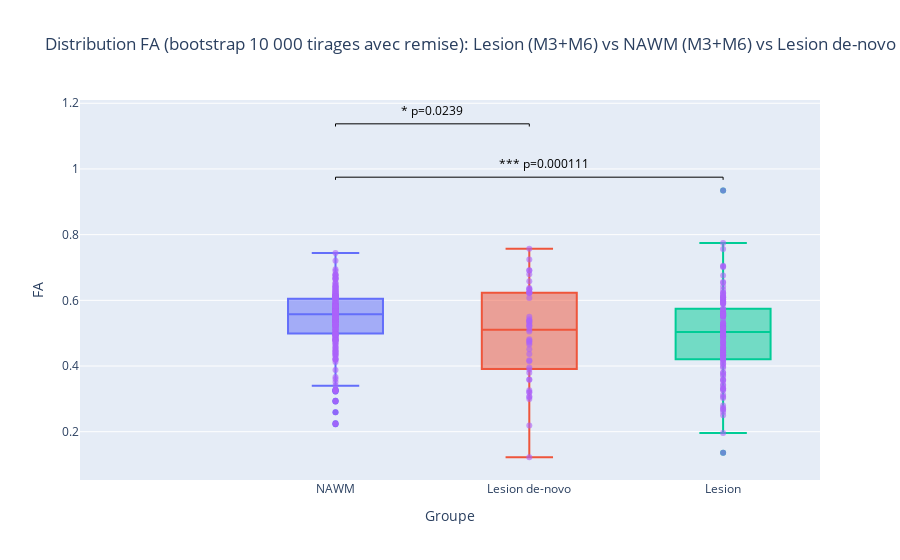

Write notebook code for a chart like this one.
### Code cell
from scipy.stats import ttest_ind

# Boxplot + scatter (jittered) for FA groups with significance annotation (star + p-value)
# Utilise les variables déjà présentes dans le notebook (df_M3M6_filtered, etc.)

import plotly.express as px

# Construire le DataFrame concaténé FA (si df_fa n'existe pas)
try:
    df_fa  # use if already defined
except NameError:
    fa_lesion = pd.concat([df_M3M6_filtered["mean_fa_lesion_M3"].dropna(), df_M3M6_filtered["mean_fa_lesion_M6"].dropna()])
    fa_nawm = pd.concat([df_M3M6_filtered["mean_fa_nawm_M3"].dropna(), df_M3M6_filtered["mean_fa_nawm_M6"].dropna()])
    fa_denovo = df_M3M6_filtered["mean_faM3_lesion_M6_denovo"].dropna()

    subjects_lesion = pd.concat([
        df_M3M6_filtered.loc[df_M3M6_filtered["mean_fa_lesion_M3"].notna(), "Subject"],
        df_M3M6_filtered.loc[df_M3M6_filtered["mean_fa_lesion_M6"].notna(), "Subject"]
    ]).reset_index(drop=True)
    subjects_nawm = pd.concat([
        df_M3M6_filtered.loc[df_M3M6_filtered["mean_fa_nawm_M3"].notna(), "Subject"],
        df_M3M6_filtered.loc[df_M3M6_filtered["mean_fa_nawm_M6"].notna(), "Subject"]
    ]).reset_index(drop=True)
    subjects_denovo = df_M3M6_filtered.loc[df_M3M6_filtered["mean_faM3_lesion_M6_denovo"].notna(), "Subject"].reset_index(drop=True)

    df_fa = pd.DataFrame({
        "FA": pd.concat([fa_nawm, fa_denovo, fa_lesion], ignore_index=True),
        "Groupe": (["NAWM"] * len(fa_nawm)) + (["Lesion de-novo"] * len(fa_denovo)) + (["Lesion"] * len(fa_lesion)),
        "Subject": pd.concat([subjects_nawm, subjects_denovo, subjects_lesion], ignore_index=True)
    })

# Ordre des groupes désiré
group_order = ["NAWM", "Lesion de-novo", "Lesion"]

# Figure: box + jittered points
fig = px.box(
    df_fa, x="Groupe", y="FA", color="Groupe",
    category_orders={"Groupe": group_order},
    # points="all",  # montre les points (scatter) sur le boxplot
    title="Distribution FA (bootstrap 10 000 tirages avec remise): Lesion (M3+M6) vs NAWM (M3+M6) vs Lesion de-novo "
)
# fig.update_traces(jitter=0.4, marker=dict(opacity=0.7, size=6))
fig.add_scatter(
    x=df_fa["Groupe"],
    y=df_fa["FA"],
    mode='markers',
    marker=dict(size=6, opacity=0.6),
    text=df_fa["Subject"],
    hovertemplate='Subject=%{text}<br>FA=%{y}<extra></extra>',
    showlegend=False
)

# Tests statistiques (t-tests indépendants, deux côtés)
comparisons = [("Lesion", "NAWM"), ("Lesion de-novo", "NAWM"), ("Lesion de-novo", "Lesion")]
y_max = df_fa["FA"].max()
y_min = df_fa["FA"].min()
y_range = y_max - y_min if (y_max - y_min) != 0 else 1e-3
print(f"FA range: min={y_min}, max={y_max}, range={y_range}")
start_height = y_max + 0.05 * y_range
step = 0.2 * y_range

annot_height = start_height
for a, b in comparisons:
    vals_a = df_fa.loc[df_fa["Groupe"] == a, "FA"].dropna()
    vals_b = df_fa.loc[df_fa["Groupe"] == b, "FA"].dropna()
    if len(vals_a) == 0 or len(vals_b) == 0:
        annot_height += step
        continue
    t_stat, p_val = ttest_ind(vals_a, vals_b, equal_var=False)
    # n.s. ignored per user request: annotate only if significant (p < 0.05)
    if p_val < 0.05:
        # significance stars
        if p_val < 0.001:
            star = "                                                                                                                                           ***"
        elif p_val < 0.01:
            star = "                                                **"
        else:
            star = "                                                                *"
        # horizontal line between groups
        fig.add_shape(
            dict(type="line",
                 xref="x", yref="y",
                 x0=a, x1=b,
                 y0=annot_height, y1=annot_height,
                 line=dict(color="black", width=1))
        )
        # small vertical ticks
        fig.add_shape(dict(type="line", xref="x", yref="y", x0=a, x1=a, y0=annot_height, y1=annot_height - (0.01*y_range),
                           line=dict(color="black", width=1)))
        fig.add_shape(dict(type="line", xref="x", yref="y", x0=b, x1=b, y0=annot_height, y1=annot_height - (0.01*y_range),
                           line=dict(color="black", width=1)))
        # annotation with star and p-value
        fig.add_annotation(
            x=(a if group_order.index(a) <= group_order.index(b) else b),
            y=annot_height + 0.05*y_range,
            xref="x", yref="y",
            text=f"{star} p={p_val:.3g}",
            showarrow=False,
            font=dict(size=12, color="black")
        )
        annot_height += step
    else:
        annot_height += step

fig.update_layout(showlegend=False, yaxis_title="FA")
fig.show()

### Figure 1 — Plotly figure (JSON) as saved in the notebook; plotly's stock layout.template omitted (floating-point values rounded to 4 significant figures; data arrays with more than 128 entries replaced by an {"elided": "..."} marker saying what was removed)
{"data": [{"alignmentgroup": "True", "hovertemplate": "Groupe=%{x}<br>FA=%{y}<extra></extra>", "legendgroup": "NAWM", "marker": {"color": "#636efa"}, "name": "NAWM", "notched": false, "offsetgroup": "NAWM", "orientation": "v", "showlegend": true, "type": "box", "x": {"elided": "227 str values"}, "x0": " ", "xaxis": "x", "y": {"elided": "227 float values"}, "y0": " ", "yaxis": "y"}, {"alignmentgroup": "True", "hovertemplate": "Groupe=%{x}<br>FA=%{y}<extra></extra>", "legendgroup": "Lesion de-novo", "marker": {"color": "#EF553B"}, "name": "Lesion de-novo", "notched": false, "offsetgroup": "Lesion de-novo", "orientation": "v", "showlegend": true, "type": "box", "x": ["Lesion de-novo", "Lesion de-novo", "Lesion de-novo", "Lesion de-novo", "Lesion de-novo", "Lesion de-novo", "Lesion de-novo", "Lesion de-novo", "Lesion de-novo", "Lesion de-novo", "Lesion de-novo", "Lesion de-novo", "Lesion de-novo", "Lesion de-novo", "Lesion de-novo", "Lesion de-novo", "Lesion de-novo", "Lesion de-novo", "Lesion de-novo", "Lesion de-novo", "Lesion de-novo", "Lesion de-novo", "Lesion de-novo", "Lesion de-novo", "Lesion de-novo", "Lesion de-novo", "Lesion de-novo", "Lesion de-novo", "Lesion de-novo", "Lesion de-novo", "Lesion de-novo", "Lesion de-novo", "Lesion de-novo", "Lesion de-novo", "Lesion de-novo", "Lesion de-novo", "Lesion de-novo", "Lesion de-novo", "Lesion de-novo", "Lesion de-novo", "Lesion de-novo", "Lesion de-novo", "Lesion de-novo", "Lesion de-novo", "Lesion de-novo", "Lesion de-novo", "Lesion de-novo"], "x0": " ", "xaxis": "x", "y": [0.3192, 0.2192, 0.4776, 0.7246, 0.2996, 0.4149, 0.3208, 0.6242, 0.6906, 0.3075, 0.6247, 0.5311, 0.3891, 0.4746, 0.6578, 0.3584, 0.6795, 0.6218, 0.6072, 0.6238, 0.3058, 0.3263, 0.6917, 0.5375, 0.5504, 0.3797, 0.5226, 0.5199, 0.5346, 0.634, 0.4364, 0.4813, 0.5241, 0.4174, 0.3592, 0.5055, 0.5376, 0.4655, 0.471, 0.634, 0.1222, 0.5108, 0.7573, 0.5425, 0.6373, 0.3957, 0.4507], "y0": " ", "yaxis": "y"}, {"alignmentgroup": "True", "hovertemplate": "Groupe=%{x}<br>FA=%{y}<extra></extra>", "legendgroup": "Lesion", "marker": {"color": "#00cc96"}, "name": "Lesion", "notched": false, "offsetgroup": "Lesion", "orientation": "v", "showlegend": true, "type": "box", "x": ["Lesion", "Lesion", "Lesion", "Lesion", "Lesion", "Lesion", "Lesion", "Lesion", "Lesion", "Lesion", "Lesion", "Lesion", "Lesion", "Lesion", "Lesion", "Lesion", "Lesion", "Lesion", "Lesion", "Lesion", "Lesion", "Lesion", "Lesion", "Lesion", "Lesion", "Lesion", "Lesion", "Lesion", "Lesion", "Lesion", "Lesion", "Lesion", "Lesion", "Lesion", "Lesion", "Lesion", "Lesion", "Lesion", "Lesion", "Lesion", "Lesion", "Lesion", "Lesion", "Lesion", "Lesion", "Lesion", "Lesion", "Lesion", "Lesion", "Lesion", "Lesion", "Lesion", "Lesion", "Lesion", "Lesion", "Lesion", "Lesion", "Lesion", "Lesion", "Lesion", "Lesion", "Lesion", "Lesion", "Lesion", "Lesion", "Lesion", "Lesion", "Lesion", "Lesion", "Lesion", "Lesion", "Lesion", "Lesion", "Lesion", "Lesion", "Lesion", "Lesion", "Lesion", "Lesion", "Lesion", "Lesion", "Lesion", "Lesion", "Lesion", "Lesion", "Lesion", "Lesion", "Lesion", "Lesion", "Lesion", "Lesion", "Lesion", "Lesion", "Lesion", "Lesion", "Lesion", "Lesion", "Lesion", "Lesion", "Lesion", "Lesion", "Lesion", "Lesion", "Lesion", "Lesion", "Lesion", "Lesion", "Lesion", "Lesion", "Lesion", "Lesion", "Lesion", "Lesion", "Lesion", "Lesion", "Lesion", "Lesion", "Lesion", "Lesion", "Lesion", "Lesion", "Lesion", "Lesion", "Lesion"], "x0": " ", "xaxis": "x", "y": [0.3325, 0.5158, 0.5514, 0.6076, 0.3437, 0.3264, 0.2504, 0.6203, 0.5739, 0.5705, 0.4913, 0.4195, 0.5606, 0.4461, 0.3283, 0.4805, 0.5923, 0.6418, 0.6031, 0.3025, 0.6084, 0.3995, 0.4717, 0.6319, 0.5973, 0.5632, 0.5425, 0.4465, 0.4486, 0.5506, 0.5526, 0.7748, 0.3583, 0.5606, 0.5195, 0.6107, 0.4345, 0.4325, 0.5969, 0.4904, 0.4058, 0.6036, 0.7051, 0.3581, 0.3806, 0.4341, 0.2667, 0.3407, 0.5904, 0.1963, 0.5547, 0.4665, 0.4403, 0.5213, 0.4423, 0.4608, 0.3316, 0.6083, 0.454, 0.5649, 0.28, 0.5215, 0.4904, 0.6561, 0.4948, 0.3948, 0.4562, 0.5124, 0.5026, 0.6108, 0.4321, 0.1362, 0.4157, 0.6236, 0.3793, 0.3549, 0.5949, 0.3732, 0.5575, 0.5302, 0.5085, 0.7563, 0.554, 0.2733, 0.5226, 0.5935, 0.5537, 0.5277, 0.3063, 0.5283, 0.9344, 0.5892, 0.2597, 0.6752, 0.592, 0.3125, 0.6222, 0.4988, 0.615, 0.4199, 0.432, 0.4261, 0.4844, 0.5041, 0.56, 0.4215, 0.556, 0.5574, 0.4716, 0.3699, 0.4989, 0.5104, 0.441, 0.5166, 0.4893, 0.4555, 0.6534, 0.2695, 0.5751, 0.7019, 0.4083, 0.7028, 0.4737, 0.5326], "y0": " ", "yaxis": "y"}, {"hovertemplate": "Subject=%{text}<br>FA=%{y}<extra></extra>", "marker": {"opacity": 0.6, "size": 6}, "mode": "markers", "showlegend": false, "text": {"elided": "398 str values"}, "type": "scatter", "x": {"elided": "398 str values"}, "y": {"elided": "398 float values"}}], "layout": {"annotations": [{"font": {"color": "black", "size": 12}, "showarrow": false, "text": "                                                                                                                                           *** p=0.000111", "x": "NAWM", "xref": "x", "y": 1.016, "yref": "y"}, {"font": {"color": "black", "size": 12}, "showarrow": false, "text": "                                                                * p=0.0239", "x": "NAWM", "xref": "x", "y": 1.178, "yref": "y"}], "boxmode": "overlay", "legend": {"title": {"text": "Groupe"}, "tracegroupgap": 0}, "shapes": [{"line": {"color": "black", "width": 1}, "type": "line", "x0": "Lesion", "x1": "NAWM", "xref": "x", "y0": 0.975, "y1": 0.975, "yref": "y"}, {"line": {"color": "black", "width": 1}, "type": "line", "x0": "Lesion", "x1": "Lesion", "xref": "x", "y0": 0.975, "y1": 0.9668, "yref": "y"}, {"line": {"color": "black", "width": 1}, "type": "line", "x0": "NAWM", "x1": "NAWM", "xref": "x", "y0": 0.975, "y1": 0.9668, "yref": "y"}, {"line": {"color": "black", "width": 1}, "type": "line", "x0": "Lesion de-novo", "x1": "NAWM", "xref": "x", "y0": 1.137, "y1": 1.137, "yref": "y"}, {"line": {"color": "black", "width": 1}, "type": "line", "x0": "Lesion de-novo", "x1": "Lesion de-novo", "xref": "x", "y0": 1.137, "y1": 1.129, "yref": "y"}, {"line": {"color": "black", "width": 1}, "type": "line", "x0": "NAWM", "x1": "NAWM", "xref": "x", "y0": 1.137, "y1": 1.129, "yref": "y"}], "showlegend": false, "title": {"text": "Distribution FA (bootstrap 10 000 tirages avec remise): Lesion (M3+M6) vs NAWM (M3+M6) vs Lesion de-novo "}, "xaxis": {"anchor": "y", "categoryarray": ["NAWM", "Lesion de-novo", "Lesion"], "categoryorder": "array", "domain": [0, 1], "title": {"text": "Groupe"}}, "yaxis": {"anchor": "x", "domain": [0, 1], "title": {"text": "FA"}}}}
